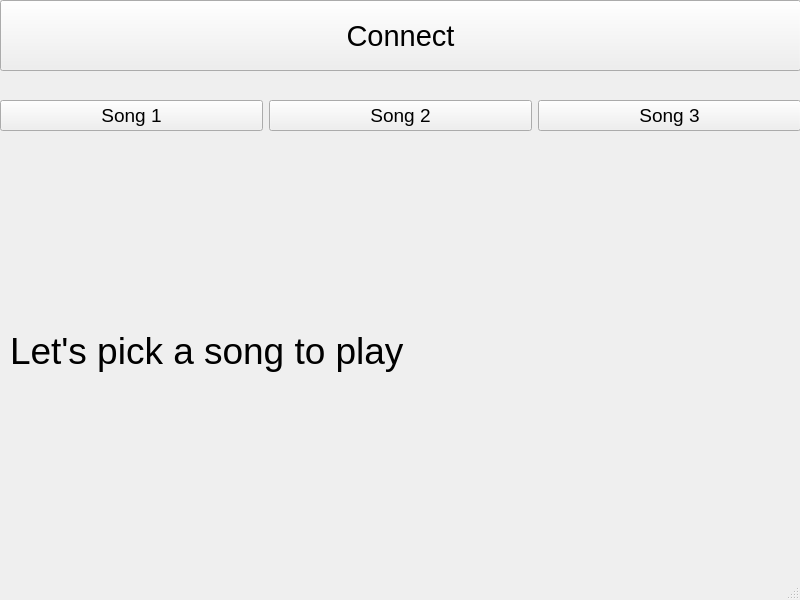
<?xml version="1.0" encoding="UTF-8"?>
<ui version="4.0">
 <class>MainWindow</class>
 <widget class="QMainWindow" name="MainWindow">
  <property name="geometry">
   <rect>
    <x>0</x>
    <y>0</y>
    <width>800</width>
    <height>600</height>
   </rect>
  </property>
  <property name="windowTitle">
   <string>MainWindow</string>
  </property>
  <widget class="QWidget" name="centralwidget">
   <widget class="QPushButton" name="Connect">
    <property name="geometry">
     <rect>
      <x>0</x>
      <y>0</y>
      <width>801</width>
      <height>71</height>
     </rect>
    </property>
    <property name="font">
     <font>
      <family>Arial</family>
      <pointsize>22</pointsize>
     </font>
    </property>
    <property name="text">
     <string>Connect</string>
    </property>
   </widget>
   <widget class="QWidget" name="horizontalLayoutWidget">
    <property name="geometry">
     <rect>
      <x>0</x>
      <y>70</y>
      <width>801</width>
      <height>91</height>
     </rect>
    </property>
    <layout class="QHBoxLayout" name="SongButtomList">
     <item>
      <widget class="QPushButton" name="PlaySong1">
       <property name="font">
        <font>
         <family>Arial</family>
         <pointsize>14</pointsize>
        </font>
       </property>
       <property name="text">
        <string>Song 1</string>
       </property>
      </widget>
     </item>
     <item>
      <widget class="QPushButton" name="PlaySong2">
       <property name="font">
        <font>
         <family>Arial</family>
         <pointsize>14</pointsize>
        </font>
       </property>
       <property name="text">
        <string>Song 2</string>
       </property>
      </widget>
     </item>
     <item>
      <widget class="QPushButton" name="PlaySong3">
       <property name="font">
        <font>
         <family>Arial</family>
         <pointsize>14</pointsize>
        </font>
       </property>
       <property name="text">
        <string>Song 3</string>
       </property>
      </widget>
     </item>
    </layout>
   </widget>
   <widget class="QLabel" name="LyricDisplay">
    <property name="geometry">
     <rect>
      <x>10</x>
      <y>290</y>
      <width>781</width>
      <height>121</height>
     </rect>
    </property>
    <property name="font">
     <font>
      <family>Arial</family>
      <pointsize>28</pointsize>
     </font>
    </property>
    <property name="text">
     <string>Let's pick a song to play</string>
    </property>
   </widget>
  </widget>
  <widget class="QMenuBar" name="menubar">
   <property name="geometry">
    <rect>
     <x>0</x>
     <y>0</y>
     <width>800</width>
     <height>21</height>
    </rect>
   </property>
  </widget>
  <widget class="QStatusBar" name="statusbar"/>
 </widget>
 <resources/>
 <connections/>
</ui>
